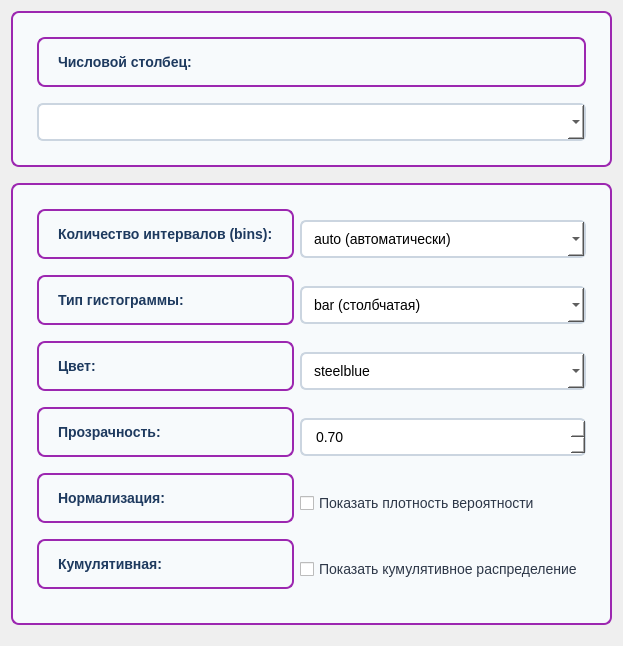
              <widget class="QWidget" name="scrollAreaWidgetContents_hist">
               <layout class="QVBoxLayout" name="verticalLayout_hist_scroll">
                <!-- Data Selection -->
                <item>
                 <widget class="QFrame" name="hist_data_frame">
                  <property name="styleSheet">
                   <string notr="true">QFrame {
    background-color: #f7fafc;
    border: 2px solid #9C27B0;
    border-radius: 8px;
    padding: 15px;
    margin-bottom: 10px;
}</string>
                  </property>
                  <layout class="QVBoxLayout" name="verticalLayout_hist_data">
                   <item>
                    <widget class="QLabel" name="label_hist_column">
                     <property name="styleSheet">
                      <string notr="true">color: #1e3a5f;
font-size: 14px;
font-weight: bold;</string>
                     </property>
                     <property name="text">
                      <string>Числовой столбец:</string>
                     </property>
                    </widget>
                   </item>
                   <item>
                    <widget class="QComboBox" name="hist_column_combo">
                     <property name="styleSheet">
                      <string notr="true">QComboBox {
    background-color: white;
    border: 2px solid #cbd5e0;
    border-radius: 6px;
    padding: 8px 12px;
    font-size: 14px;
}</string>
                     </property>
                    </widget>
                   </item>
                  </layout>
                 </widget>
                </item>

                <!-- Parameters -->
                <item>
                 <widget class="QFrame" name="hist_params_frame">
                  <property name="styleSheet">
                   <string notr="true">QFrame {
    background-color: #f7fafc;
    border: 2px solid #9C27B0;
    border-radius: 8px;
    padding: 15px;
    margin-bottom: 10px;
}</string>
                  </property>
                  <layout class="QGridLayout" name="gridLayout_hist_params">
                   <item row="0" column="0">
                    <widget class="QLabel" name="label_bins">
                     <property name="styleSheet">
                      <string notr="true">color: #1e3a5f;
font-size: 14px;
font-weight: bold;</string>
                     </property>
                     <property name="text">
                      <string>Количество интервалов (bins):</string>
                     </property>
                    </widget>
                   </item>
                   <item row="0" column="1">
                    <widget class="QComboBox" name="bins_combo">
                     <property name="styleSheet">
                      <string notr="true">QComboBox {
    background-color: white;
    border: 2px solid #cbd5e0;
    border-radius: 6px;
    padding: 8px 12px;
    font-size: 14px;
    min-width: 150px;
}</string>
                     </property>
                     <item>
                      <property name="text">
                       <string>auto (автоматически)</string>
                      </property>
                     </item>
                     <item>
                      <property name="text">
                       <string>10</string>
                      </property>
                     </item>
                     <item>
                      <property name="text">
                       <string>20</string>
                      </property>
                     </item>
                     <item>
                      <property name="text">
                       <string>30</string>
                      </property>
                     </item>
                     <item>
                      <property name="text">
                       <string>50</string>
                      </property>
                     </item>
                    </widget>
                   </item>
                   <item row="1" column="0">
                    <widget class="QLabel" name="label_hist_type">
                     <property name="styleSheet">
                      <string notr="true">color: #1e3a5f;
font-size: 14px;
font-weight: bold;</string>
                     </property>
                     <property name="text">
                      <string>Тип гистограммы:</string>
                     </property>
                    </widget>
                   </item>
                   <item row="1" column="1">
                    <widget class="QComboBox" name="hist_type_combo">
                     <property name="styleSheet">
                      <string notr="true">QComboBox {
    background-color: white;
    border: 2px solid #cbd5e0;
    border-radius: 6px;
    padding: 8px 12px;
    font-size: 14px;
    min-width: 150px;
}</string>
                     </property>
                     <item>
                      <property name="text">
                       <string>bar (столбчатая)</string>
                      </property>
                     </item>
                     <item>
                      <property name="text">
                       <string>step (ступенчатая)</string>
                      </property>
                     </item>
                     <item>
                      <property name="text">
                       <string>stepfilled (заполненная ступенчатая)</string>
                      </property>
                     </item>
                    </widget>
                   </item>
                   <item row="2" column="0">
                    <widget class="QLabel" name="label_hist_color">
                     <property name="styleSheet">
                      <string notr="true">color: #1e3a5f;
font-size: 14px;
font-weight: bold;</string>
                     </property>
                     <property name="text">
                      <string>Цвет:</string>
                     </property>
                    </widget>
                   </item>
                   <item row="2" column="1">
                    <widget class="QComboBox" name="hist_color_combo">
                     <property name="styleSheet">
                      <string notr="true">QComboBox {
    background-color: white;
    border: 2px solid #cbd5e0;
    border-radius: 6px;
    padding: 8px 12px;
    font-size: 14px;
    min-width: 150px;
}</string>
                     </property>
                     <item>
                      <property name="text">
                       <string>steelblue</string>
                      </property>
                     </item>
                     <item>
                      <property name="text">
                       <string>forestgreen</string>
                      </property>
                     </item>
                     <item>
                      <property name="text">
                       <string>firebrick</string>
                      </property>
                     </item>
                     <item>
                      <property name="text">
                       <string>darkorange</string>
                      </property>
                     </item>
                    </widget>
                   </item>
                   <item row="3" column="0">
                    <widget class="QLabel" name="label_hist_alpha">
                     <property name="styleSheet">
                      <string notr="true">color: #1e3a5f;
font-size: 14px;
font-weight: bold;</string>
                     </property>
                     <property name="text">
                      <string>Прозрачность:</string>
                     </property>
                    </widget>
                   </item>
                   <item row="3" column="1">
                    <widget class="QDoubleSpinBox" name="hist_alpha_spin">
                     <property name="styleSheet">
                      <string notr="true">QDoubleSpinBox {
    background-color: white;
    border: 2px solid #cbd5e0;
    border-radius: 6px;
    padding: 8px 12px;
    font-size: 14px;
    min-width: 100px;
}</string>
                     </property>
                     <property name="minimum">
                      <double>0.0</double>
                     </property>
                     <property name="maximum">
                      <double>1.0</double>
                     </property>
                     <property name="singleStep">
                      <double>0.1</double>
                     </property>
                     <property name="value">
                      <double>0.7</double>
                     </property>
                    </widget>
                   </item>
                   <item row="4" column="0">
                    <widget class="QLabel" name="label_hist_density">
                     <property name="styleSheet">
                      <string notr="true">color: #1e3a5f;
font-size: 14px;
font-weight: bold;</string>
                     </property>
                     <property name="text">
                      <string>Нормализация:</string>
                     </property>
                    </widget>
                   </item>
                   <item row="4" column="1">
                    <widget class="QCheckBox" name="hist_density_checkbox">
                     <property name="styleSheet">
                      <string notr="true">QCheckBox {
    font-size: 14px;
    color: #2d3748;
}</string>
                     </property>
                     <property name="text">
                      <string>Показать плотность вероятности</string>
                     </property>
                     <property name="checked">
                      <bool>false</bool>
                     </property>
                    </widget>
                   </item>
                   <item row="5" column="0">
                    <widget class="QLabel" name="label_hist_cumulative">
                     <property name="styleSheet">
                      <string notr="true">color: #1e3a5f;
font-size: 14px;
font-weight: bold;</string>
                     </property>
                     <property name="text">
                      <string>Кумулятивная:</string>
                     </property>
                    </widget>
                   </item>
                   <item row="5" column="1">
                    <widget class="QCheckBox" name="hist_cumulative_checkbox">
                     <property name="styleSheet">
                      <string notr="true">QCheckBox {
    font-size: 14px;
    color: #2d3748;
}</string>
                     </property>
                     <property name="text">
                      <string>Показать кумулятивное распределение</string>
                     </property>
                     <property name="checked">
                      <bool>false</bool>
                     </property>
                    </widget>
                   </item>
                  </layout>
                 </widget>
                </item>
               </layout>
              </widget>
